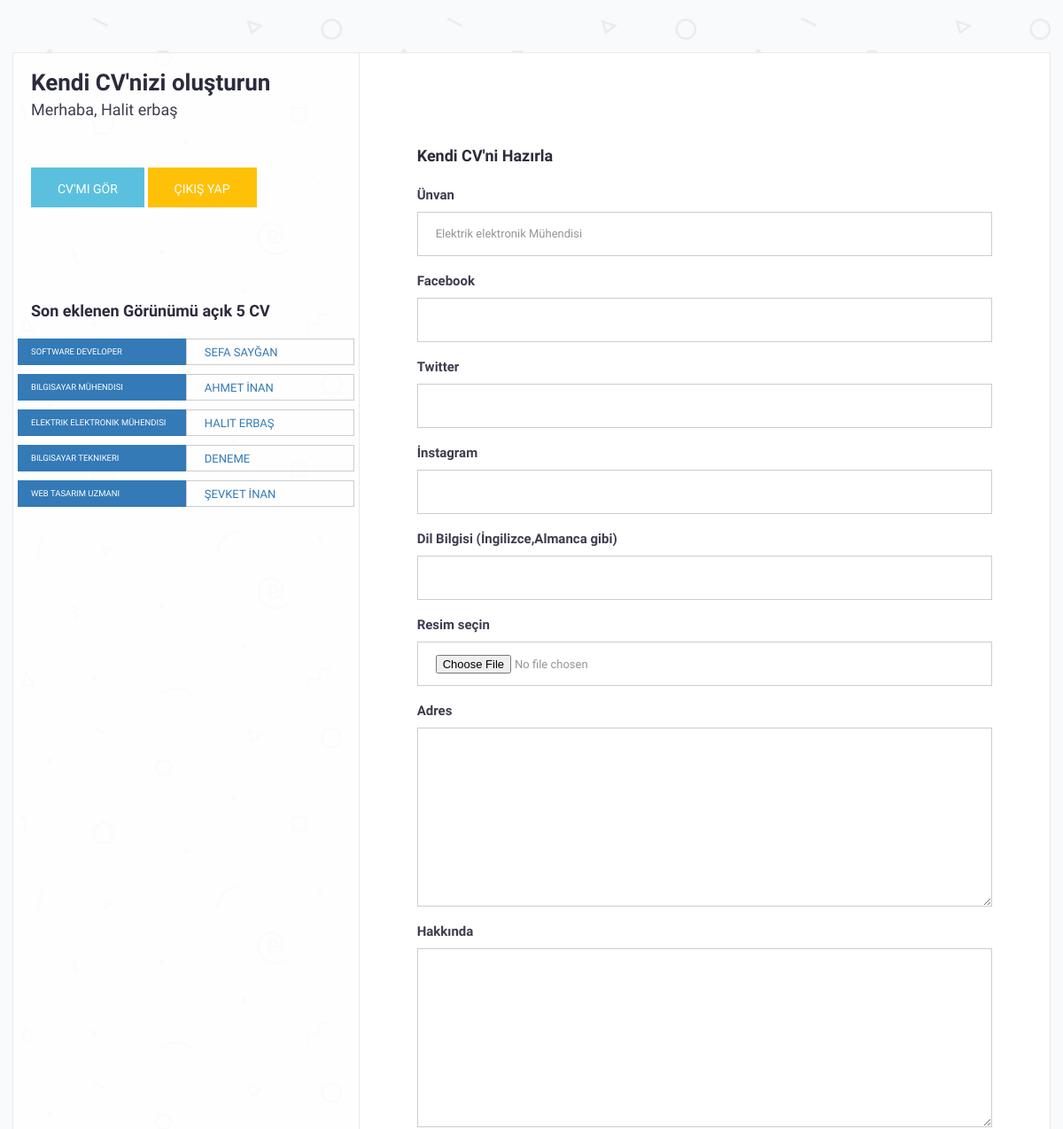
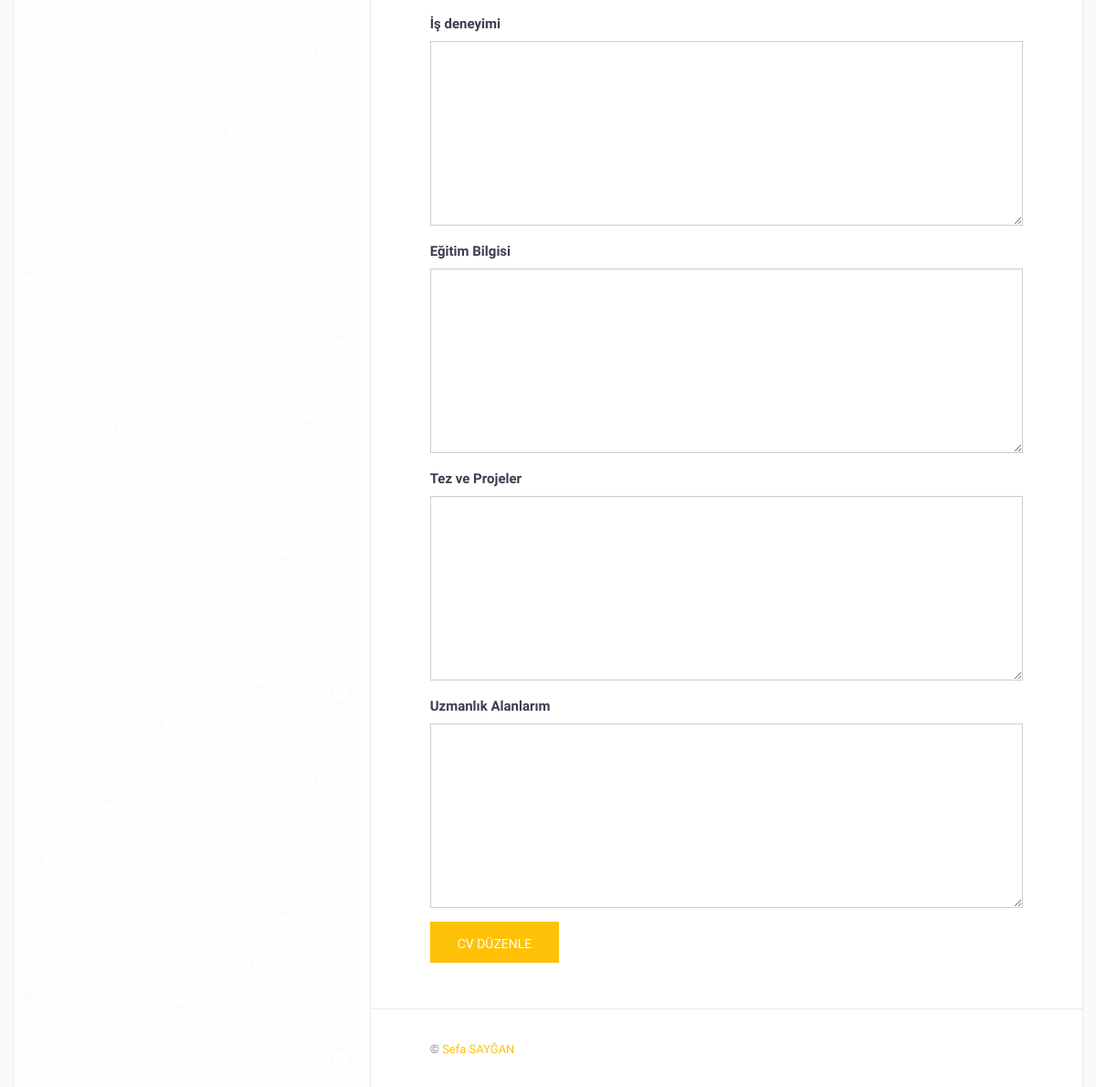
The page /ekle.php (signed in) on the database its author committed (2 pictures, top to bottom).
### tables this page shows
CREATE TABLE `ozgecmis` (
  `id` int(50) NOT NULL,
  `adsoyad` varchar(200) NOT NULL,
  `sifre` varchar(200) NOT NULL,
  `unvan` varchar(200) NOT NULL,
  `geti` varchar(200) NOT NULL,
  `hakkinda` text NOT NULL,
  `twitter` varchar(200) NOT NULL,
  `facebook` varchar(200) NOT NULL,
  `instagram` varchar(200) NOT NULL,
  `eposta` varchar(100) NOT NULL,
  `telefon` varchar(200) NOT NULL,
  `adres` varchar(200) NOT NULL,
  `resim` varchar(250) NOT NULL,
  `isdeneyimi` text NOT NULL,
  `dilbilgisi` varchar(200) NOT NULL,
  `egitimbilgisi` text NOT NULL,
  `tezproje` text NOT NULL,
  `uzmanlikalanim` text NOT NULL
);

### php/veritabani.php (called while the page is built, shortened)
<?php
class Veritabanim {
    private $db;
    private $dsn;
    private $user;
    private $password;
    function __construct() {
        $this->dsn = 'mysql:host=localhost;dbname=github-sil;charset=utf8';
        $this->user = 'root';
        $this->password = '';
    }
    private function baglantiAc() {
        try { $this->db = new PDO($this->dsn, $this->user, $this->password); }
        catch (PDOException $e) { echo 'Veritabanı bağlantısı başarısız oldu: ' . $e->getMessage(); }
    }
    private function baglantiKapat() {
        $this->db = null;
    }
    function select($tablo,$diger="") {
        $sonuc = null;
        $query = $this->db->query("SELECT * FROM ".$tablo." ".$diger, PDO::FETCH_ASSOC);
        if ( $query ) $sonuc = $query; else $sonuc = null;
        return $sonuc;
    }
}

### ekle.php (the view, shortened to what this page needs)
<!DOCTYPE html>
<html>
<head>
    <link href="css/font-awesome.min.css" rel="stylesheet">
    <link href="css/bootstrap.min.css" rel="stylesheet">
    <link href="css/style.css" rel="stylesheet">
</head>
<body id="page-top" data-spy="scroll" data-target=".navbar">
<div id="main-wrapper">
<div class="columns-block container">
<div class="left-col-block blocks">
    <header class="header theiaStickySidebar">
        <div class="content">
              <?php
$vt = new Veritabanim();
$id=$_SESSION["id"];
$sorgu = $vt->select("ozgecmis","where id='".$id."'");
if($sorgu != null) foreach( $sorgu as $satir ) {
 ?>
            <h1>Kendi CV'nizi oluşturun</h1>
            <span class="lead">Merhaba, <?=$satir['adsoyad'];?></span>
            <div class="about-text">
               <a href="<?=$satir['geti'];?>"  class="btn btn-info">CV'mi GÖR</a><?php } ?>
               <a href="cikis"  class="btn btn-primary">Çıkış Yap</a>
               <br> <br> <br> <br>
                <p>
                <h2> Son eklenen Görünümü açık 5 CV</h2>
  <?php
$vt = new Veritabanim();
$sorgu = $vt->select("ozgecmis"," LIMIT 5");
if($sorgu != null) foreach( $sorgu as $satir ) {
 ?>  <div class="row cvm"><a href="<?php echo $satir['geti']; ?>">
                  <div class="col-md-6  label-primary ">
                <small > <?php echo $satir['unvan']; ?></small>
                 </div>
                 <div class="col-md-6 cvs">
                <?php echo $satir['adsoyad']; ?>
                 </div>
</a>
               </div>
<?php } ?>
              </p>
            </div>
        </div>
    </header>
</div>
<div class="right-col-block blocks">
<div class="theiaStickySidebar">
<section class="section-contact section-wrapper gray-bg">
    <div class="container-fluid">
        <div class="row">
            <div class="col-md-12">
                <div class="feedback-form">
                    <h2>Kendi CV'ni Hazırla</h2>
                    <form id="contactForm" action="" enctype="multipart/form-data" name="ekle" method="POST">
                        <?php
$vt = new Veritabanim();
$sorgu = $vt->select("ozgecmis","where id='".$id."'");
if($sorgu != null) foreach( $sorgu as $satir ) {
 ?>
                        <div class="form-group">
                            <label for="InputSubject">Ünvan</label>
                            <input type="text"  class="form-control" value="<?=$satir['unvan'];?>" name="unvan" id="InputSubject"
                                   >
                        </div>
                        <div class="form-group">
                            <label for="InputSubject">Facebook</label>
                            <input type="text"  class="form-control" value="<?=$satir['facebook'];?>" name="facebook" id="InputSubject"
                                   >
                        </div>
                        <div class="form-group">
                            <label for="InputSubject">Twitter</label>
                            <input type="text"  class="form-control" value="<?=$satir['twitter'];?>" name="twitter"  id="InputSubject"
                                 >
                        </div>
                        <div class="form-group">
                            <label for="InputSubject">İnstagram</label>
                            <input type="text" class="form-control" value="<?=$satir['instagram'];?>" name="instagram" id="InputSubject"
                                   >
                        </div>
                        <div class="form-group">
                            <label for="InputSubject">Dil Bilgisi (İngilizce,Almanca gibi)</label>
                            <input type="text" class="form-control" value="<?=$satir['dilbilgisi'];?>" name="dilbilgisi" id="InputSubject" >
                        </div>
                        <div class="form-group">
                            <label for="InputSubject">Resim seçin</label>
                            <input type="file"  class="form-control"  name="dosya" id="InputSubject"
                                  >
                        </div>
                         <div class="form-group">
                            <label for="message-text" class="control-label">Adres</label>
                            <textarea class="form-control" rows="4" required="" name="adres" id="message-text"
                                      ><?=$satir['adres'];?> </textarea>
                        </div>
                        <div class="form-group">
                            <label for="message-text" class="control-label">Hakkında</label>
                            <textarea class="form-control" rows="4" required="" name="hakkinda" id="message-text"
                                      ><?=$satir['hakkinda'];?></textarea>
                        </div>
                         <div class="form-group">
                            <label for="message-text" class="control-label">İş deneyimi</label>
                            <textarea class="form-control" rows="4" required="" name="isdeneyimi" id="message-text"
                                      ><?=$satir['isdeneyimi'];?></textarea>
                        </div>
                        <div class="form-group">
                            <label for="message-text" class="control-label">Eğitim Bilgisi</label>
                            <textarea class="form-control" rows="4" required="" name="egitim" id="message-text"
                                      ><?=$satir['egitimbilgisi'];?></textarea>
                        </div>
                        <div class="form-group">
                            <label for="message-text" class="control-label">Tez ve Projeler</label>
                            <textarea class="form-control" rows="4" required="" name="tezproje" id="message-text"
                                      ><?=$satir['tezproje'];?></textarea>
                        </div>
                        <div class="form-group">
                            <label for="message-text" class="control-label">Uzmanlık Alanlarım</label>
                            <textarea class="form-control" rows="4" required="" name="uzmanlik" id="message-text"
                                      ><?=$satir['uzmanlikalanim'];?></textarea>
                        </div>
                        <button type="submit" class="btn btn-primary" name="ekle">CV  DÜZENLE</button>
                        <?php } ?>
                    </form>
                </div>
            </div>
        </div>
    </div>
</section>
<footer class="footer">
    <div class="copyright-section">
        <div class="container-fluid">
            <div class="row">
                <div class="col-md-12">
                    <div class="copytext">&copy; <a href="https://sayganweb.com" >Sefa SAYĞAN</a></div>
                </div>
            </div>
        </div>
    </div>
</footer>
</div>
</div>
</div>
</div>
</body>
</html>

### css/style.css (style rules this page uses)
body { font-family : 'Hind', sans-serif; font-size : 15px; line-height : 1.8em; color : #3d3d50; font-weight : 300; background : url("../img/pattern-bg.png") fixed; }
h1, h2, h3, h4, h5, h6 { margin : 0 0 15px; color : #2b2b3d; }
h1 { font-size : 26px; line-height : 1.8em; font-weight : 700; }
h2 { font-size : 18px; line-height : 1.8em; font-weight : 700; }
a { color : #FFC107; text-decoration : none; -webkit-transition : all 0.3s ease 0s; -moz-transition : all 0.3s ease 0s; -o-transition : all 0.3s ease 0s; transition : all 0.3s ease 0s; }
a, a:active, a:focus, a:active { text-decoration : none; outline : none }
p { margin-bottom : 20px; }
.btn { padding : 14px 30px 11px; margin-bottom : 0; font-size : 14px; font-weight : 500; border-radius : 0; border : 0; text-transform : uppercase; }
.btn-primary { background-color : #FFC107; }
.columns-block { display : -webkit-flex; display : flex; -webkit-flex-direction : row; flex-direction : row; margin : 60px auto; padding : 0; box-shadow : 0 0 0 1px #eaeaea; }
.blocks { box-sizing : border-box; }
.left-col-block { overflow : hidden; -webkit-flex : 1 0 0; flex : 1 0 0; position : relative; background : rgba(255, 255, 255, .8); border-right : 1px solid #eaeaea; }
.right-col-block { -webkit-flex : 2 0 0; flex : 2 0 0; position : relative; background : #ffffff; }
.gray-bg { background-color : #ffffff; }
#main-wrapper { overflow : hidden; }
.section-wrapper { padding : 50px; border-bottom : 1px solid #eaeaea; }
.header { padding : 20px !important; margin : 0; position : relative; }
.header .content { width : 100%; margin : 0 auto; }
.header .content h1 { line-height : 1; margin : 0 0 5px; }
.header .content .lead { font-size : 18px; }
.header .content .about-text { margin : 10px 0; }
.header .btn { margin-top : 40px; }
.feedback-form { margin-top : 50px; }
.form-control { height : 50px; padding : 0 20px; font-size : 13px; line-height : 50px; color : #969595; border : 1px solid #cccccc; border-radius : 0; box-shadow : none; box-sizing : border-box; }
.footer { padding : 30px 50px; }
.footer .copyright-section { font-size : 13px; color : #888888; }
.footer .copyright-section .copytext { font-weight : 400; display : block; }

### ekle.php (style rules this page uses)
.cvm .cvs { height: 30px; padding: 0 20px; font-size: 13px; line-height: 30px; border: 1px solid #cccccc; border-radius: 0; box-shadow: none; box-sizing: border-box; text-transform: uppercase; word-break: break-all; margin-bottom:10px; }
.cvm small { line-height: 30px; font-size: 9.5px; color:white; text-transform: uppercase; word-break: break-all; }
.cvm a { color:#337ab7; }

### rows shown on the page
ozgecmis: adsoyad "Halit erbaş", unvan "ELEKTRIK ELEKTRONIK MÜHENDISI", adsoyad "HALIT ERBAŞ", unvan "Elektrik elektronik Mühendisi"
ozgecmis: unvan "SOFTWARE DEVELOPER", adsoyad "SEFA SAYĞAN"
ozgecmis: unvan "BILGISAYAR MÜHENDISI", adsoyad "AHMET İNAN"
ozgecmis: unvan "BILGISAYAR TEKNIKERI", adsoyad "DENEME"
ozgecmis: unvan "WEB TASARIM UZMANI", adsoyad "ŞEVKET İNAN"
